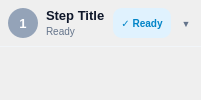
<?xml version="1.0" encoding="UTF-8"?>
<ui version="4.0">
 <class>StepCard</class>
 <widget class="QFrame" name="stepCard">
  <property name="sizePolicy">
   <sizepolicy hsizetype="Preferred" vsizetype="Maximum">
    <horstretch>0</horstretch>
    <verstretch>0</verstretch>
   </sizepolicy>
  </property>
  <property name="styleSheet">
   <string notr="true">QFrame#stepCard {
    background-color: #ffffff;
    border: 1px solid #e2e8f0;
    border-radius: 8px;
}
QFrame#stepCard:hover {
    border-color: #cbd5e1;
}
QPushButton#toggle {
    border: none;
    background: transparent;
    text-align: left;
    padding: 0px;
    font-size: 13px;
    font-weight: bold;
    color: #0f172a;
}
QLabel#subtitle {
    font-size: 10px;
    color: #64748b;
}
QLabel#chevron {
    font-size: 9px;
    font-weight: bold;
    color: #64748b;
    font-family: "Segoe UI", "Segoe UI Symbol", sans-serif;
}
QWidget#body {
    border-top: 1px solid #f1f5f9;
    background: transparent;
}</string>
  </property>
  <layout class="QVBoxLayout" name="cardLayout">
   <property name="spacing">
    <number>0</number>
   </property>
   <property name="leftMargin">
    <number>0</number>
   </property>
   <property name="topMargin">
    <number>0</number>
   </property>
   <property name="rightMargin">
    <number>0</number>
   </property>
   <property name="bottomMargin">
    <number>0</number>
   </property>
   <item>
    <widget class="QWidget" name="headerWidget" native="true">
     <property name="sizePolicy">
      <sizepolicy hsizetype="Preferred" vsizetype="Fixed">
       <horstretch>0</horstretch>
       <verstretch>0</verstretch>
      </sizepolicy>
     </property>
     <property name="cursor">
      <cursorShape>PointingHandCursor</cursorShape>
     </property>
     <layout class="QHBoxLayout" name="headerLayout">
      <property name="spacing">
       <number>8</number>
      </property>
      <property name="leftMargin">
       <number>8</number>
      </property>
      <property name="topMargin">
       <number>8</number>
      </property>
      <property name="rightMargin">
       <number>8</number>
      </property>
      <property name="bottomMargin">
       <number>8</number>
      </property>
      <item>
       <widget class="QLabel" name="number">
        <property name="minimumSize">
         <size>
          <width>30</width>
          <height>30</height>
         </size>
        </property>
        <property name="maximumSize">
         <size>
          <width>30</width>
          <height>30</height>
         </size>
        </property>
        <property name="text">
         <string>1</string>
        </property>
        <property name="alignment">
         <set>Qt::AlignCenter</set>
        </property>
        <property name="styleSheet">
         <string notr="true">QLabel#number {
           background-color: #94a3b8;
           color: #ffffff;
           border: none;
           border-radius: 15px;
           font-weight: bold;
           font-size: 13px;
       }
       QLabel#number[stepStatus="ready"] { background-color: #0284c7; }
       QLabel#number[stepStatus="done"] { background-color: #1e293b; }
       QLabel#number[stepStatus="running"] { background-color: #b45309; }</string>
        </property>
        <property name="stepStatus" stdset="0">
         <string notr="true">ready</string>
        </property>
       </widget>
      </item>
      <item>
       <layout class="QVBoxLayout" name="textColumn">
        <property name="spacing">
         <number>2</number>
        </property>
        <property name="leftMargin">
         <number>0</number>
        </property>
        <property name="topMargin">
         <number>0</number>
        </property>
        <property name="rightMargin">
         <number>0</number>
        </property>
        <property name="bottomMargin">
         <number>0</number>
        </property>
        <item>
         <widget class="QPushButton" name="toggle">
          <property name="sizePolicy">
           <sizepolicy hsizetype="Expanding" vsizetype="Preferred">
            <horstretch>1</horstretch>
            <verstretch>0</verstretch>
           </sizepolicy>
          </property>
          <property name="cursor">
           <cursorShape>PointingHandCursor</cursorShape>
          </property>
          <property name="text">
           <string>Step Title</string>
          </property>
          <property name="checkable">
           <bool>true</bool>
          </property>
          <property name="checked">
           <bool>true</bool>
          </property>
         </widget>
        </item>
        <item>
         <widget class="QLabel" name="subtitle">
          <property name="text">
           <string>Ready</string>
          </property>
          <property name="wordWrap">
           <bool>true</bool>
          </property>
         </widget>
        </item>
       </layout>
      </item>
      <item>
       <widget class="QLabel" name="statusBadge">
        <property name="text">
         <string>✓ Ready</string>
        </property>
        <property name="alignment">
         <set>Qt::AlignCenter</set>
        </property>
        <property name="styleSheet">
         <string notr="true">QLabel#statusBadge {
           background-color: #e0f2fe;
           color: #0284c7;
           border-radius: 9px;
           font-weight: 600;
           font-size: 10px;
           padding: 2px 8px;
           font-family: "Segoe UI", "Segoe UI Symbol", sans-serif;
       }
       QLabel#statusBadge[stepStatus="done"] { background-color: #dcfce7; color: #15803d; }
       QLabel#statusBadge[stepStatus="running"] { background-color: #fef3c7; color: #b45309; }</string>
        </property>
        <property name="stepStatus" stdset="0">
         <string notr="true">ready</string>
        </property>
       </widget>
      </item>
      <item>
       <widget class="QLabel" name="chevron">
        <property name="minimumSize">
         <size>
          <width>14</width>
          <height>0</height>
         </size>
        </property>
        <property name="maximumSize">
         <size>
          <width>14</width>
          <height>16777215</height>
         </size>
        </property>
        <property name="text">
         <string>▼</string>
        </property>
        <property name="alignment">
         <set>Qt::AlignCenter</set>
        </property>
       </widget>
      </item>
     </layout>
    </widget>
   </item>
   <item>
    <widget class="QWidget" name="body" native="true">
     <layout class="QVBoxLayout" name="contentLayout">
      <property name="spacing">
       <number>6</number>
      </property>
      <property name="leftMargin">
       <number>10</number>
      </property>
      <property name="topMargin">
       <number>8</number>
      </property>
      <property name="rightMargin">
       <number>10</number>
      </property>
      <property name="bottomMargin">
       <number>10</number>
      </property>
     </layout>
    </widget>
   </item>
  </layout>
 </widget>
 <resources/>
 <connections/>
</ui>
